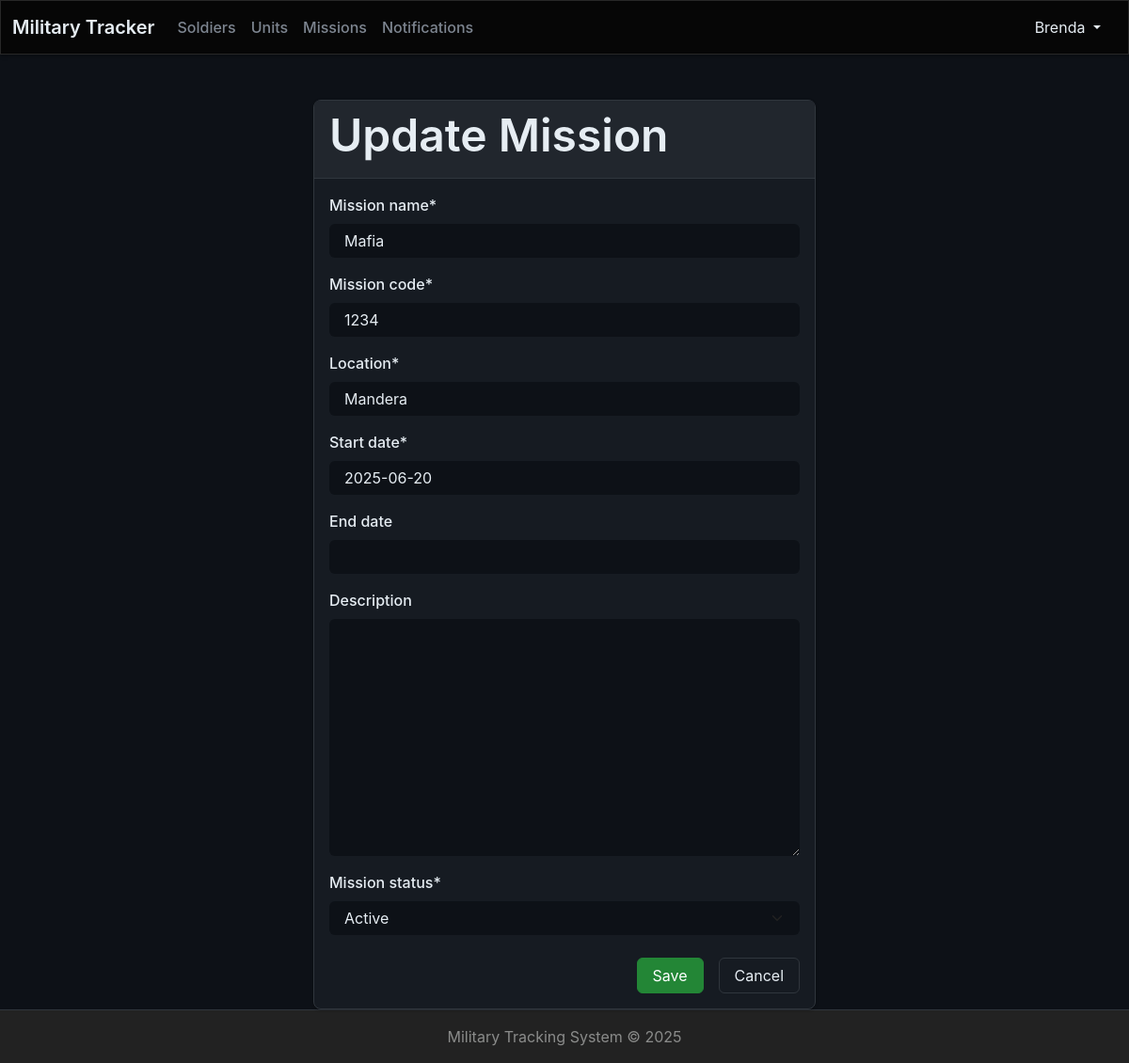
Screenshot of /2-mission-edit/ (signed in) with the database file from the repository.
### accounts/models.py (models this page shows, shortened)
class CustomUser(AbstractUser):
    ROLE_CHOICES = [
        ('admin', 'Admin'),
        ('family', 'Family'),
    ]
    role = models.CharField(max_length=10, default='family')
    phone_number = models.CharField(max_length=15, blank=True)
    is_active = models.BooleanField(default=True)

### missions/models.py (models this page shows, shortened)
class Mission(models.Model):
    STATUS_CHOICES = [
        ('active', 'Active'),
        ('completed', 'Completed'),
        ('cancelled', 'Cancelled'),
    ]
    mission_name = models.CharField(max_length=100)
    mission_code = models.CharField(max_length=20, unique=True)
    location = models.CharField(max_length=100)
    start_date = models.DateField()
    end_date = models.DateField(null=True, blank=True)
    description = models.TextField(blank=True)
    mission_status = models.CharField(max_length=20, choices=STATUS_CHOICES, default='active')

### missions/views.py (the view)
# urls.py: path('<int:pk>-mission-edit/', mission_update, name='mission_update'),
@login_required
def mission_update(request, pk):
    mission = get_object_or_404(Mission, pk=pk)
    if request.method == 'POST':
        form = MissionForm(request.POST, instance=mission)
        if form.is_valid():
            form.save()
            return redirect('mission_detail', pk=pk)
    else:
        form = MissionForm(instance=mission)
    return render(request, 'mission/update.html', {'form': form})

### missions/forms.py
class MissionForm(forms.ModelForm):
    class Meta:
        model = Mission
        fields = '__all__'

### missions/templates/mission/update.html (shortened to what this page needs)
{% extends 'base/base.html' %}
{% load static %}
{% load crispy_forms_tags %}
{% block 'body' %}
<div class="container mt-4">
    <div class="row justify-content-center">
        <div class="col-md-8 col-lg-6">
            <div class="card">
                <div class="card-header">
                    <h2>Update Mission</h2>
                </div>
                <div class="card-body">
                    <form method="post">
                        {{ form|crispy }}
                        <div class="d-grid gap-2 d-md-flex justify-content-md-end mt-4">
                            <button type="submit" class="btn btn-primary me-md-2">Save</button>
                            <a href="{% url 'mission_list' %}" class="btn btn-outline-light">Cancel</a>
                        </div>
                    </form>
                </div>
            </div>
        </div>
    </div>
</div>
{% endblock %}

### main/templates/base/base.html (shortened to what this page needs)
{% load static %}
<!DOCTYPE html>
<html lang="en" class="h-100">
<head>
    <link href="{% static 'css/bootstrap.min.css' %}" rel="stylesheet">
    <link href="{% static 'css/style.css' %}" rel="stylesheet">
</head>
<body class="d-flex flex-column h-100">
    <nav class="navbar navbar-expand-lg navbar-dark bg-dark">
        <div class="container-fluid">
            <a class="navbar-brand" href="{% url 'home_page' %}">Military Tracker</a>
            <div class="collapse navbar-collapse" id="navbarNav">
                <ul class="navbar-nav me-auto mb-2 mb-lg-0">
                    {% if user.is_authenticated %}
                        {% if user.role == 'admin' or user.role == 'superuser' %}
                            <li class="nav-item"><a href="{% url 'soldier_home' %}" class="nav-link">Soldiers</a></li>
                            <li class="nav-item"><a href="{% url 'unit_home' %}" class="nav-link">Units</a></li>
                            <li class="nav-item"><a href="{% url 'mission_home' %}" class="nav-link">Missions</a></li>
                            <li class="nav-item"><a href="{% url 'notification_home' %}" class="nav-link">Notifications</a></li>
                        {% elif user.role == 'family' %}
                            <li class="nav-item"><a href="{% url 'family_dashboard' %}" class="nav-link">My Dashboard</a></li>
                        {% endif %}
                    {% endif %}
                </ul>
                <div class="d-flex">
                   {% if user.is_authenticated %}
                        <div class="dropdown show">
                            <button class="btn btn-transparent dropdown-toggle" type="button"  data-bs-toggle="dropdown" aria-expanded="false">
                                {{ user.username }}
                            </button>
                        </div>
                    {% else %}
                        <a href="{% url 'login' %}" class="btn btn-outline-light btn-sm me-2">Login</a>
                        <a href="{% url 'register' %}" class="btn btn-light btn-sm">Register</a>
                    {% endif %}
                </div>
            </div>
        </div>
    </nav>
    <div class="container mt-4">
        {% block 'body' %}
        {% endblock %}
    </div>
    <footer class="footer mt-auto py-3 bg-light">
        <div class="container text-center">
            <span class="text-muted">Military Tracking System &copy; {% now "Y" %}</span>
        </div>
    </footer>
</body>
</html>

### main/static/css/style.css (style rules this page uses)
:root { --bs-primary: #238636; --bs-secondary: #7d8590; --bs-success: #238636; --bs-info: #0969da; --bs-warning: #fb8500; --bs-danger: #da3633; --bs-light: #21262d; --bs-dark: #0d1117; --primary-bg: #0d1117; --secondary-bg: #161b22; --tertiary-bg: #21262d; --accent-bg: #30363d; --border-color: #30363d; --text-primary: #e6edf3; --text-secondary: #7d8590; --text-muted: #656d76; --accent-color: #238636; --accent-hover: #2ea043; --navbar-bg: #010409; --footer-bg: #0d1117; --card-bg: #161b22; --input-bg: #0d1117; --input-border: #30363d; --input-focus: #0969da; --shadow: rgba(0, 0, 0, 0.3); --bs-body-bg: #0d1117; --bs-body-color: #e6edf3; --bs-border-color: #30363d; --bs-link-color: #238636; --bs-link-hover-color: #2ea043; }
body { background-color: var(--primary-bg); color: var(--text-primary); font-family: -apple-system, BlinkMacSystemFont, 'Segoe UI', 'Noto Sans', Helvetica, Arial, sans-serif; overflow-x: hidden; }
.navbar-dark { background-color: var(--navbar-bg); border-bottom: 1px solid var(--border-color); box-shadow: 0 2px 4px var(--shadow); }
.navbar-brand { color: var(--text-primary); font-weight: 600; }
.navbar-dark .navbar-nav .nav-link { color: var(--text-secondary); font-weight: 500; transition: color 0.3s ease; }
.form-control { background-color: var(--input-bg); border-color: var(--input-border); color: var(--text-primary); border-radius: 6px; transition: all 0.3s ease; }
.form-control::placeholder { color: var(--text-muted); }
.form-select { background-color: var(--input-bg); border-color: var(--input-border); color: var(--text-primary); }
.form-label { color: var(--text-primary); font-weight: 500; }
.btn-primary { background-color: var(--accent-color); border-color: var(--accent-color); color: white; }
.btn-outline-light { color: var(--text-primary); border-color: var(--border-color); }
.card { background-color: var(--card-bg); border-color: var(--border-color); border-radius: 8px; box-shadow: 0 1px 3px var(--shadow); transition: all 0.3s ease; }
.card-header { background-color: var(--tertiary-bg); border-bottom-color: var(--border-color); color: var(--text-primary); font-weight: 600; }
.card-body { color: var(--text-primary); }
.footer { background-color: var(--footer-bg); border-top: 1px solid var(--border-color); }
.footer .text-muted { color: var(--text-muted); }
a { color: var(--accent-color); transition: color 0.3s ease; }
h1, h2, h3, h4, h5, h6 { color: var(--text-primary); font-weight: 600; }
.btn, .form-control, .form-select, .navbar-nav .nav-link { transition: all 0.3s ease; }

### rows the page displays
CustomUser: username "Brenda"
Mission: mission_name "Mafia", mission_code "1234", location "Mandera", start_date "2025-06-20", mission_status "Active"
